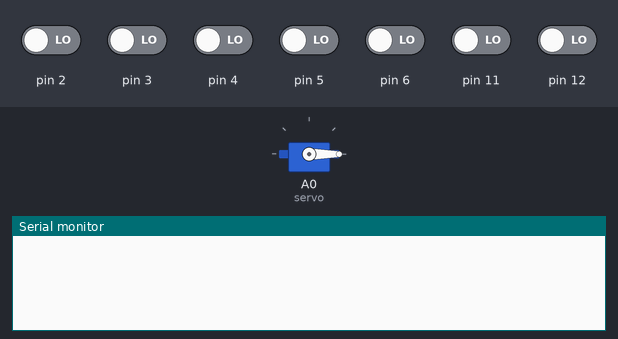
Recording of a sketch running on a simulated Arduino Uno, built with avr-gcc and run on an emulated ATmega328P. Shown: servo, the last lines printed to the serial monitor. Inputs (shaded band) come from the test bench; at power-on: pin 2–6, pin 11, pin 12 LOW.

Above: at 1.2 s.
1.3 s: pin 2 driven HIGH
At 1.7 s:
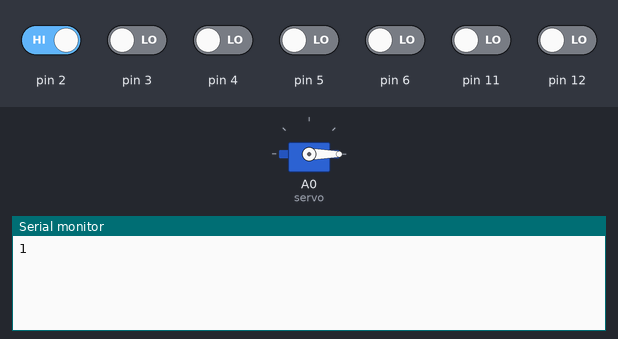
3.3 s: pin 2 driven LOW and pin 11 driven HIGH
At 3.7 s:
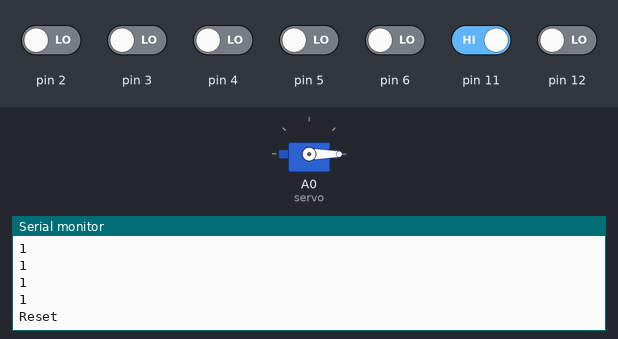

The sketch:

Lock__Button_ver_.ino
```cpp
// This code will use arduino pins 2 ~ 6 for numbers 1 to 5.
// Pin 11 will be used for reset.
// Pin 12 will be used for enter.
// Pin 13 will be used for the buzzer.
// Pin A0 will be used for operating the servo.

#include <Servo.h>

char PASSWORD[5] = "14235"; // You can change the password here
char Str[5];
int Pos = 0;
Servo servo;
void setup() {
  Serial.begin(9600);
  servo.attach(A0);
  servo.write(0);
}

void loop() {
  if (digitalRead(2) == HIGH) {
    Str[Pos] = '1';
    Serial.println(Str[Pos]);
    Pos++;
    Str[Pos] = '\0';
    delay(500);
  }
  else if (digitalRead(3) == HIGH) {
    Str[Pos] = '2';
    Serial.println(Str[Pos]);
    Pos++;
    Str[Pos] = '\0';
    delay(500);
  }
  else if (digitalRead(4) == HIGH) {
    Str[Pos] = '3';
    Serial.println(Str[Pos]);
    Pos++;
    Str[Pos] = '\0';
    delay(500);
  }
  else if (digitalRead(5) == HIGH) {
    Str[Pos] = '4';
    Serial.println(Str[Pos]);
    Pos++;
    Str[Pos] = '\0';
    delay(500);
  }
  else if (digitalRead(6) == HIGH) {
    Str[Pos] = '5';
    Serial.println(Str[Pos]);
    Pos++;
    Str[Pos] = '\0';
    delay(500);
  }
  else if (digitalRead(11) == HIGH) {
    Pos = 0;
    Str[0] = '\0';
    servo.write(0);
    Serial.print("Reset \n");
    delay(500);
  }
  else if (digitalRead(12) == HIGH) {
    if(strcmp (Str, PASSWORD) == 0) {
      Serial.print("Unlocking \n");
      delay(500);
      servo.write(90);
    }/*
    else if (strcmp (Str, PASSWORD) != 0) {
      Serial.print("Wrong password \n");
      for(int i=0; i<4; i++) {
       tone(13, 1000, 500);
       delay(500);
       tone(13, 0, 100);
       delay(100);
      }
    }*/
  }
}
```

Measured:
- after the input at 1.3 s, the serial monitor: prints a new line at once (image 1)
- after the input at 3.3 s, the serial monitor: prints a new line at once (image 2)
